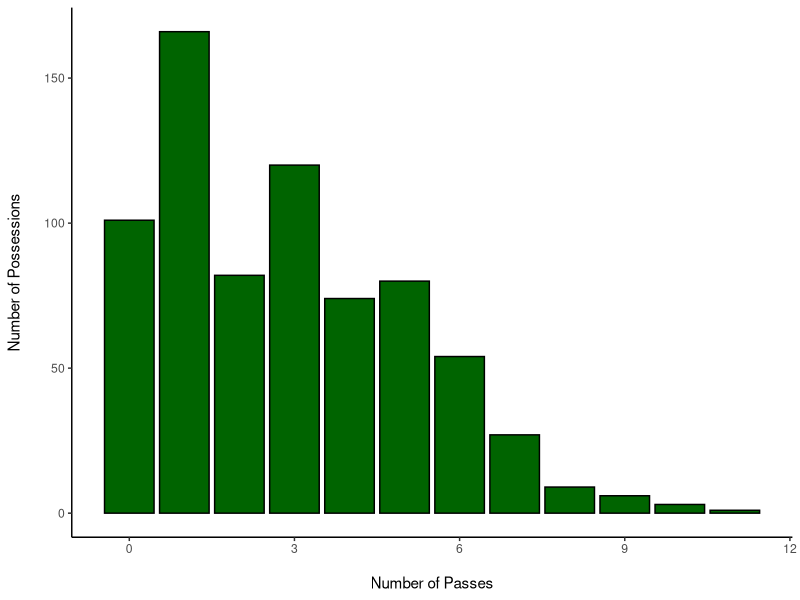
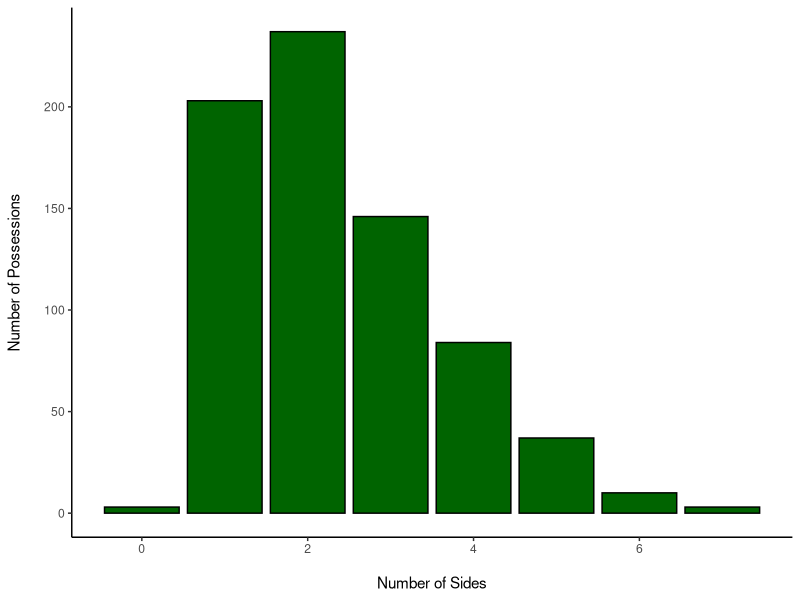
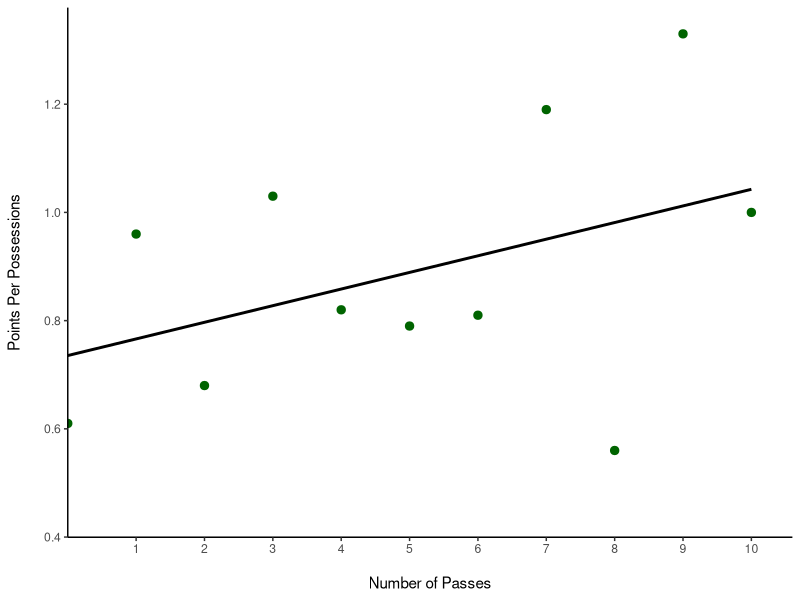
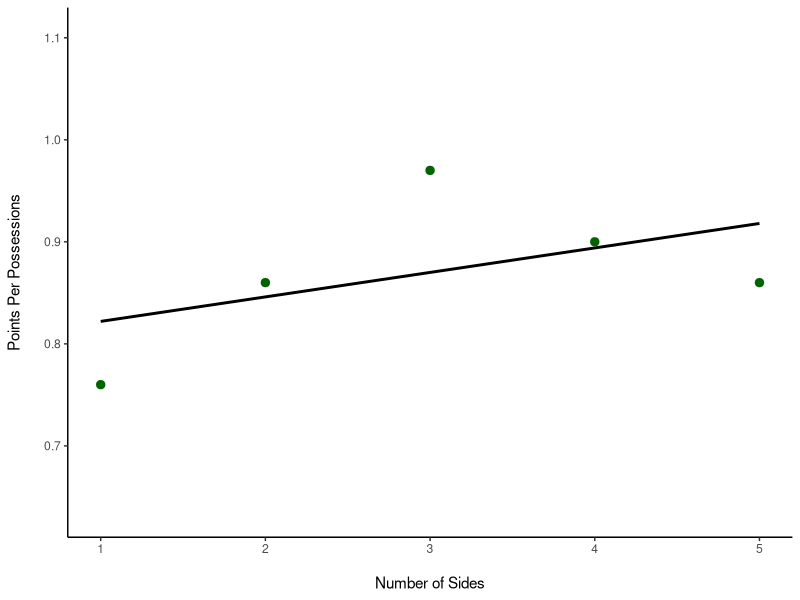

These figures' R source, in order:
## ---- chunk 1
library(tidyverse)
library(modelr)
library(plyr)
library(readxl)
library(dplyr)
df1 <- read_excel(path = "OFFENSE.xlsx", sheet = "CBU")
df2 <- read_excel(path = "OFFENSE.xlsx", sheet = "CBU2")
df3 <- read_excel(path = "OFFENSE.xlsx", sheet = "Seattle")
df4 <- read_excel(path = "OFFENSE.xlsx", sheet = "Tarleton")
df5 <- read_excel(path = "OFFENSE.xlsx", sheet = "Tarleton 2")
df6 <- read_excel(path = "OFFENSE.xlsx", sheet = "Dixie St.")
df7 <- read_excel(path = "OFFENSE.xlsx", sheet = "Dixie St. 2")
df8 <- read_excel(path = "OFFENSE.xlsx", sheet = "NMSU")
df9 <- read_excel(path = "OFFENSE.xlsx", sheet = "NMSU 2")
df10 <- read_excel(path = "OFFENSE.xlsx", sheet = "UTRGV")
df11 <- read_excel(path = "OFFENSE.xlsx", sheet = "UTRGV 2")
df12 <- read_excel(path = "OFFENSE.xlsx", sheet = "GCU")
df13 <- read_excel(path = "OFFENSE.xlsx", sheet = "GCU 2")
df14 <- read_excel(path = "OFFENSE.xlsx", sheet = "NMSU3")
## ---- chunk 2
df1$Opponent <- "CBU"
df2$Opponent <- "CBU2"
df3$Opponent <- "SU"
df4$Opponent <- "TSU"
df5$Opponent <- "TSU2"
df6$Opponent <- "DSU"
df7$Opponent <- "DSU2"
df8$Opponent <- "NMSU"
df9$Opponent <- "NMSU2"
df10$Opponent <- "UTRGV"
df11$Opponent <- "UTRGV2"
df12$Opponent <- "GCU"
df13$Opponent <- "GCU2"
df14$Opponent <- "NMSU3"
df2$...8 <- NULL
## ---- chunk 3
conf <- rbind(df1,df2,df3,df4,df5,df6,df7,df8,df9, df10, df11, df12, df13, df14)
## ---- chunk 4
names(conf)[7] <- "pts"
names(conf)[2] <- "passes"
names(conf)[3] <- "sides"

unique(conf$pts)

conf$pts[conf$pts == "TO"] <- "0"
conf$pts[conf$pts == "Miss2pt"] <- "0"
conf$pts[conf$pts == "Miss3pt"] <- "0"
conf$pts[conf$pts == "Make2pt"] <- "2"
conf$pts[conf$pts == "Make3pt"] <- "3"
conf$pts[conf$pts == "miss2"] <- "0"
conf$pts[conf$pts == "miss3"] <- "0"
conf$pts[conf$pts == "make2"] <- "2"
conf$pts[conf$pts == "make3"] <- "3"

conf$pts[conf$pts == "miss2pt"] <- "0"
conf$pts[conf$pts == "miss3pt"] <- "0"
conf$pts[conf$pts == "make2pt"] <- "2"
conf$pts[conf$pts == "miss 2pt"] <- "0"
conf$pts[conf$pts == "miss23pt"] <- "0"
conf$pts[conf$pts == "made2"] <- "2"
conf$pts[conf$pts == "made3"] <- "3"

conf$pts[conf$pts == "Miss23pt"] <- "0"
conf$pts[conf$pts == "Miss 2pt"] <- "0"
conf$pts[conf$pts == "FOUL"] <- "1"
conf$pts[conf$pts == "Shooting foul"] <- "1"
## ---- chunk 5
new_conf <- conf
unique(conf$pts)
class(conf$pts)
class(conf$passes)
class(conf$sides)

conf$pts = as.numeric(conf$pts)
conf$passes = as.numeric(conf$passes)
conf$sides = as.numeric(conf$sides)
## ---- chunk 6
pass <- table(new_conf$passes)
pass <- as.data.frame(pass)
names(pass)[1] <- 'num_of_passes'
str(new_conf)
new_conf$passes <- as.numeric(new_conf$passes)

## ---- chunk 7
#points per number of passes
half_court <- conf[!(conf$play=="Transition"),]
half_court <- half_court[ , c("play","passes","sides","pts")]

half_court %>% group_by(passes, sides) %>% 
    summarize(total_points = sum(pts, na.rm = TRUE))

table(half_court$passes)

## ---- chunk 8
pass_bar <- ggplot(half_court, aes(x=passes)) +
  geom_bar(color="black", fill="dark green") +
  theme_minimal() +
  xlab("\nNumber of Passes") +
  ylab("Number of Possessions\n") +
  #ggtitle("Passes on Offensive Possessions\n",
          #subtitle = "Conference Games 2020-21 Season") +
  theme(plot.title = element_text(size = 26, face = "bold"),
        plot.subtitle = element_text(vjust = 14.0)) +
  theme(axis.text=element_text(size=12), 
        axis.title = element_text(size=14))
## ---- chunk 9
sides_bar <- ggplot(half_court, aes(x=sides)) +
  geom_bar(color="black", fill="dark green") +
  theme_minimal() +
  xlab("\nNumber of Sides") +
  ylab("Number of Possessions\n") +
  #ggtitle("Sides on Offensive Possessions\n",
          #subtitle = "Conference Games 2020-21 Season") +
  theme(plot.title = element_text(size = 26, face = "bold"),
        plot.subtitle = element_text(vjust = 14.0)) +
  theme(axis.text=element_text(size=12), 
        axis.title = element_text(size=14))
## ---- chunk 10
pass_bar <- pass_bar + theme_bw() + theme(panel.border = element_blank(), panel.grid.major = element_blank(),
panel.grid.minor = element_blank(), axis.line = element_line(colour = "black"))

pass_bar
## ---- chunk 11
sides_bar <- sides_bar + theme_bw() + theme(panel.border = element_blank(), panel.grid.major = element_blank(),
panel.grid.minor = element_blank(), axis.line = element_line(colour = "black"))

sides_bar
## ---- chunk 12
#points per number of passes
str(half_court)

half_court[order(half_court$passes, half_court$sides, half_court$pts, decreasing = TRUE),]

?order()
table(half_court$passes)
table(half_court$sides)

half_court <- half_court[complete.cases(half_court), ]

sum(half_court[which(half_court$passes=='0'), 4])
sum(half_court[which(half_court$passes=='1'), 4])
sum(half_court[which(half_court$passes=='2'), 4])
sum(half_court[which(half_court$passes=='3'), 4])
sum(half_court[which(half_court$passes=='4'), 4])
sum(half_court[which(half_court$passes=='5'), 4])
sum(half_court[which(half_court$passes=='6'), 4])
sum(half_court[which(half_court$passes=='7'), 4])
sum(half_court[which(half_court$passes=='8'), 4])
sum(half_court[which(half_court$passes=='9'), 4])
sum(half_court[which(half_court$passes=='10'), 4])
sum(half_court[which(half_court$passes=='11'), 4])

poss <- table(half_court$passes)
# 0, 1, 2, 3, 4, 5, 6, 7, 8, 9, 10, 11
# 60, 158, 56, 122, 61, 62, 44, 32, 5, 8, 3, 0

total_pts <- data.frame(passes = c(0, 1, 2, 3, 4, 5, 6, 7, 8, 9, 10), 
                        points = c(60, 158, 56, 122, 61, 62, 44, 32, 5, 8, 3))
poss <- as.data.frame(poss)
poss <- poss[0:11,]
ppp <-  round(total_pts$points / poss$Freq, digits = 2)

ppp <- data.frame(passes = c(0, 1, 2, 3, 4, 5, 6, 7, 8, 9, 10),
                  ppp)
str(ppp)
## ---- chunk 13
pass_ppp <- ggplot(ppp, aes(x=passes, y=ppp)) +
  geom_point(color="dark green", size = 2.5) +
  geom_smooth(method = "lm", fill=NA, color="black") +
  theme_minimal() +
  xlab("\nNumber of Passes") +
  ylab("Points Per Possessions\n") +
  #ggtitle("PPP vs. Passes\n",
            #subtitle = "Conference Games 2020-21 Season") +
  theme(plot.title = element_text(size = 26, face = "bold"),
        plot.subtitle = element_text(vjust = 14.0)) +
  theme(axis.text=element_text(size=12), 
        axis.title = element_text(size=14))
## ---- chunk 14
#points per number of sides
sum(half_court[which(half_court$sides=='0'), 4])
sum(half_court[which(half_court$sides=='1'), 4])
sum(half_court[which(half_court$sides=='2'), 4])
sum(half_court[which(half_court$sides=='3'), 4])
sum(half_court[which(half_court$sides=='4'), 4])
sum(half_court[which(half_court$sides=='5'), 4])
sum(half_court[which(half_court$sides=='6'), 4])
sum(half_court[which(half_court$sides=='7'), 4])

poss_sides <- table(half_court$sides)

total_pts_sides <- data.frame(sides = c(1, 2, 3, 4, 5), 
                        points = c(153, 202, 141, 76, 32))
poss_sides <- as.data.frame(poss_sides)
poss_sides <- poss_sides[2:6,]
ppp_sides <-  round(total_pts_sides$points / poss_sides$Freq, digits = 2)

ppp_sides <- data.frame(sides = c(1, 2, 3, 4, 5),
                  ppp_sides)

## ---- chunk 15
sides_ppp <- ggplot(ppp_sides, aes(x=sides, y=ppp_sides)) +
  geom_point(color="dark green", size = 2.5) +
  geom_smooth(method = "lm", fill=NA, color="black") +
  theme_minimal() + 
  xlab("\nNumber of Sides") +
  ylab("Points Per Possessions\n") #+
  #ggtitle("PPP vs. Sides\n",
          #subtitle = "Conference Games 2020-21 Season") +
  #theme(plot.title = element_text(size = 26, face = "bold"),
        #plot.subtitle = element_text(vjust = 14.0)) +
  #theme(axis.text=element_text(size=12), 
        #axis.title = element_text(size=14))
## ---- chunk 16
pass_ppp <- pass_ppp + theme_bw() + theme(panel.border = element_blank(), panel.grid.major = element_blank(),
panel.grid.minor = element_blank(), axis.line = element_line(colour = "black"))

pass_ppp <- pass_ppp + scale_x_discrete(limits=c("1","2", "3", "4", "5", "6", "7", "8", "9", "10"))

pass_ppp
## ---- chunk 17
sides_ppp <- sides_ppp + theme_bw() + theme(panel.border = element_blank(), panel.grid.major = element_blank(),
panel.grid.minor = element_blank(), axis.line = element_line(colour = "black"))

sides_ppp
## ---- chunk 18
#points per play

